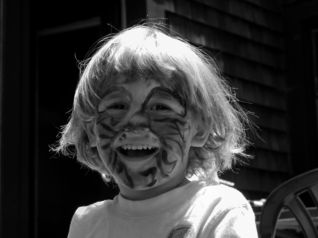
#> input picture image/hair_res.bmp, 318 x 238 px
$ python colorize.py
#> lines starting #> are read from the running program, lines starting #| are printed output that depends on the picture; after the words box and inside, x2 and y2 are one past the last pixel; in counts of white or black regions, pixels touching at a corner belong together
import os, sys
import cv2
import numpy as np
import scipy.sparse
import imageio
from scipy.sparse import linalg
import matplotlib.pyplot as plt
import logging

class Colorization():
    def __init__(self, ori_file, mk_file):
        self.execute(ori_file, mk_file)

    def execute(self, ori_file, mk_file):
#> called with ori_file = '../image/hair_res.bmp', mk_file = '../image/hair_res_mk.bmp'
        self.ori_img = cv2.imread(ori_file).astype(np.float32)/255
#> self.ori_img: shape (238, 318, 3) float32; min 0, max 0.996, mean 0.217
        self.ori_yuv = cv2.cvtColor(self.ori_img, cv2.COLOR_BGR2YUV)
#> self.ori_yuv: shape (238, 318, 3) float32; mean of channels 0, 1, 2 0.217, 0.5, 0.5
        self.res_path = ori_file[:-4] + "_res.bmp"

        self.mk_img = cv2.imread(mk_file).astype(np.float32)/255
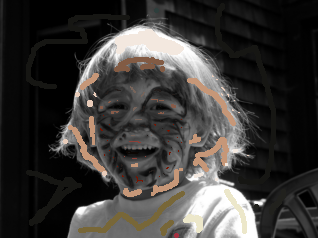
#> input picture image/hair_res_mk.bmp, 318 x 238 px
        self.mk_yuv = cv2.cvtColor(self.mk_img, cv2.COLOR_BGR2YUV)
#> self.mk_yuv: shape (238, 318, 3) float32; mean of channels 0, 1, 2 0.225, 0.496, 0.506

        self.rows = self.ori_img.shape[0]
#> self.rows = 238
        self.cols = self.ori_img.shape[1]
#> self.cols = 318
        self.img_size = self.rows * self.cols
#> self.img_size = 75684

        self.y_ori = self.ori_yuv[:,:,0]
        self.u_mk = self.mk_yuv[:,:,1].reshape(self.img_size)
        self.v_mk = self.mk_yuv[:,:,2].reshape(self.img_size)

        self.get_mk_pos()
        self.color()


    def get_mk_pos(self):
        assert self.ori_img.shape == self.mk_img.shape, 'not the same image'
        self.mk_pos = np.zeros((self.ori_img.shape[0], self.ori_img.shape[1]))
        for i in range(self.mk_pos.shape[0]):
            for j in range(self.mk_pos.shape[1]):
                if(self.ori_img[i][j][0] != self.mk_img[i][j][0]):
                    self.mk_pos[i][j] = 1
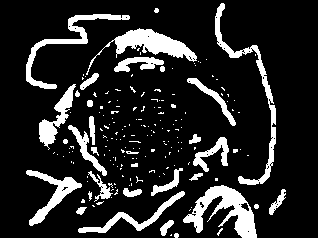
#> self.mk_pos: shape (238, 318) float64; values 0 (black) and 1 (white), 15.2% white; 184 white regions (152 under 20 px), largest, box (x1, y1, x2, y2) and area: (183, 185, 257, 238) 1668, (86, 28, 197, 75) 1414, (215, 3, 276, 185) 1253

    def color(self):
        weight_data = []
        col_inds = []
        row_inds = []
        print("Building weights...")
        for i in range(self.rows):
            for j in range(self.cols):
                if self.mk_pos[i][j] == 0:
                    neighbor_value = []
                    for s in range(i-1, i+2):
                        for t in range(j-1, j+2):
                            if(0 <= s and s < self.rows-1 and 0 <= t and t < self.cols-1):
                                if (i != s) | (j != t):
                                    neighbor_value.append(self.y_ori[i,j])
                                    row_inds.append(i*self.cols+j)
                                    col_inds.append(s*self.cols+t)
                    sig = np.var(np.append(neighbor_value, self.y_ori[i,j]))
                    if sig < 1e-6:
                        sig = 1e-6
                    # print(len(neighbor_value))
                    wrs = np.exp(- np.power(neighbor_value - self.y_ori[i][j], 2)/ sig)
                    wrs = - wrs / np.sum(wrs)
                    for item in wrs:
                        weight_data.append(item)
                    # print(len(row_inds), len(col_inds), len(weight_data))

                weight_data.append(1)
                row_inds.append(i * self.cols + j)
                col_inds.append(i * self.cols + j)
#> after the loop, col_inds = 583184 items; row_inds = 583184 items; weight_data = 583184 items

        print("Solving matrix...")
        A = scipy.sparse.csc_matrix( (weight_data, (row_inds, col_inds)), shape=(self.img_size, self.img_size) )

        b_u = np.zeros(self.img_size)
        b_v = np.zeros(self.img_size)
        mk_pos_vec = np.nonzero(self.mk_pos.reshape(self.img_size))
        b_u[mk_pos_vec] = self.u_mk[mk_pos_vec]
        b_v[mk_pos_vec] = self.v_mk[mk_pos_vec]
        u_color = scipy.sparse.linalg.spsolve(A, b_u).reshape((self.rows, self.cols))
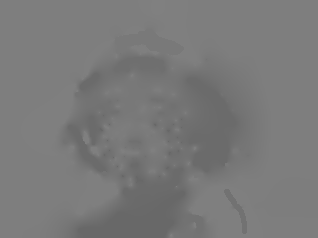
#> u_color: shape (238, 318) float64; min 0.41, max 0.506, mean 0.478
        v_color = scipy.sparse.linalg.spsolve(A, b_v).reshape((self.rows, self.cols))
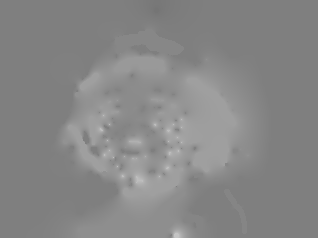
#> v_color: shape (238, 318) float64; min 0.462, max 0.767, mean 0.53

        colored = np.dstack((self.y_ori.astype(np.float32), u_color.astype(np.float32), v_color.astype(np.float32)))
#> colored: shape (238, 318, 3) float32; mean of channels 0, 1, 2 0.217, 0.478, 0.53
        colored = cv2.cvtColor(colored, cv2.COLOR_YUV2RGB)
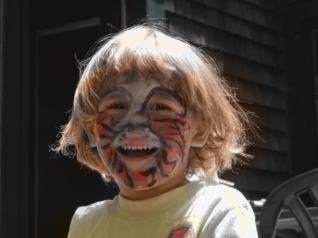
#> colored: shape (238, 318, 3) float32; mean R, G, B 0.252, 0.208, 0.172; drawn with min black and max white

        print("Solving finished!!!")
        for i in range(colored.shape[0]):
            for j in range(colored.shape[1]):
                for t in range(3):
                    if(colored[i][j][t] > 1):
                        colored[i][j][t] = 1
                    if(colored[i][j][t] < 0):
                        colored[i][j][t] = 0
#> colored: shape (238, 318, 3) float32; 15.45% of pixels changed, all inside (x1, y1, x2, y2) = (21, 0, 318, 238)

        fig = plt.figure()
        fig.add_subplot(1,3,1).set_title("Grey Image")
        imgplot = plt.imshow(self.ori_img)
        self.mk_img = cv2.cvtColor(self.mk_img, cv2.COLOR_RGB2BGR)
        fig.add_subplot(1,3,2).set_title('Color Hints')
        imgplot = plt.imshow(self.mk_img)
        fig.add_subplot(1,3,3).set_title('Result')
        imgplot = plt.imshow(colored)
        plt.show()

#> (the run stopped early here; a loop or call above may not have finished)
